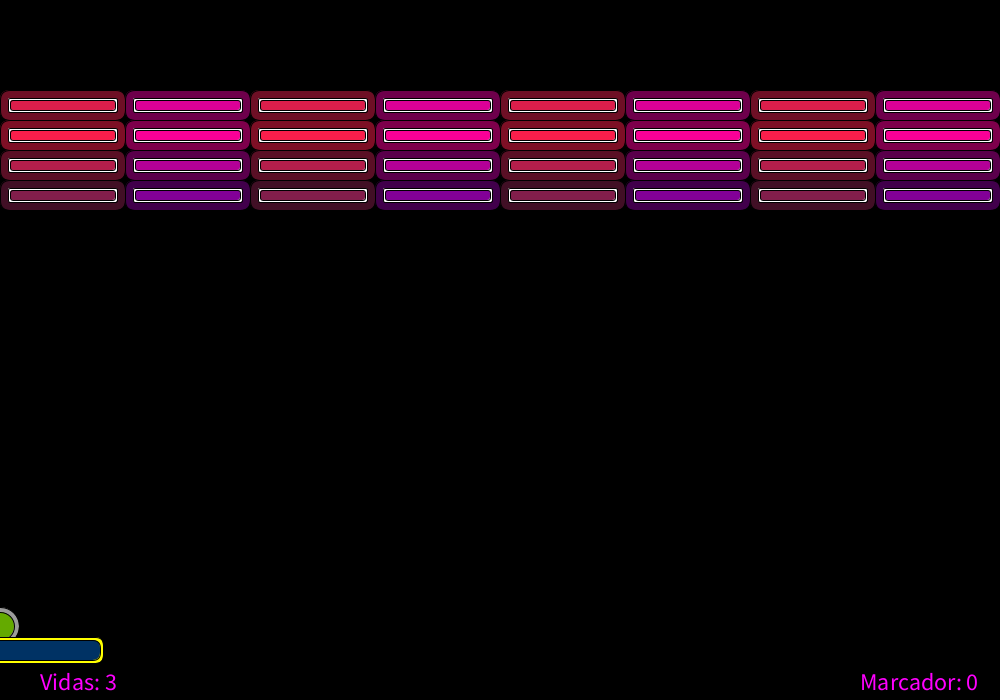
Frame 1 (no input)
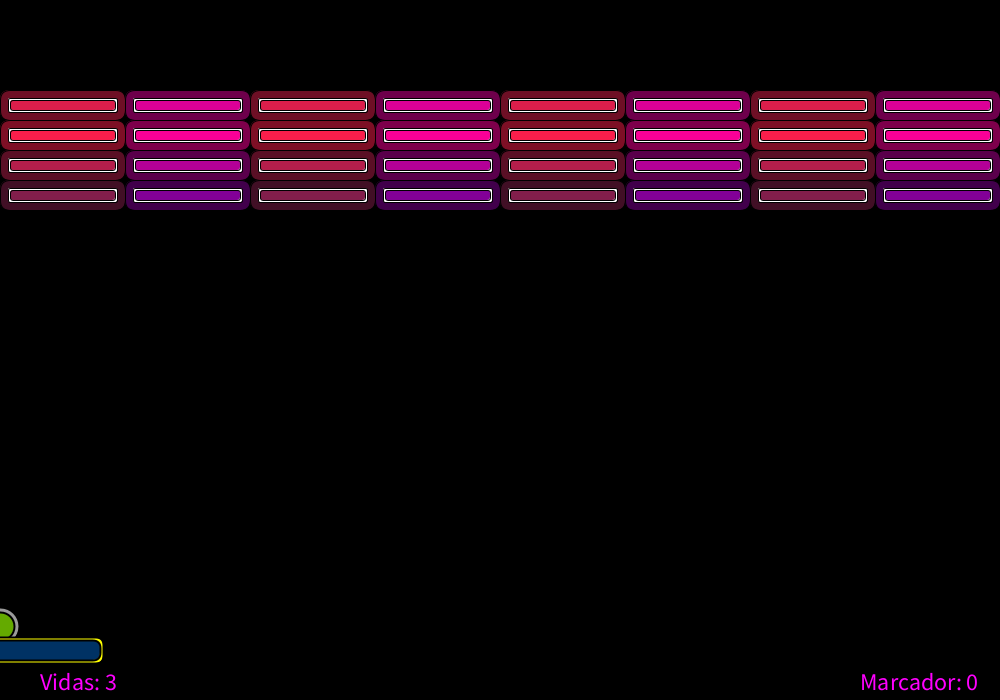
Frame 60 (the mouse pressed at the canvas centre just before this capture)
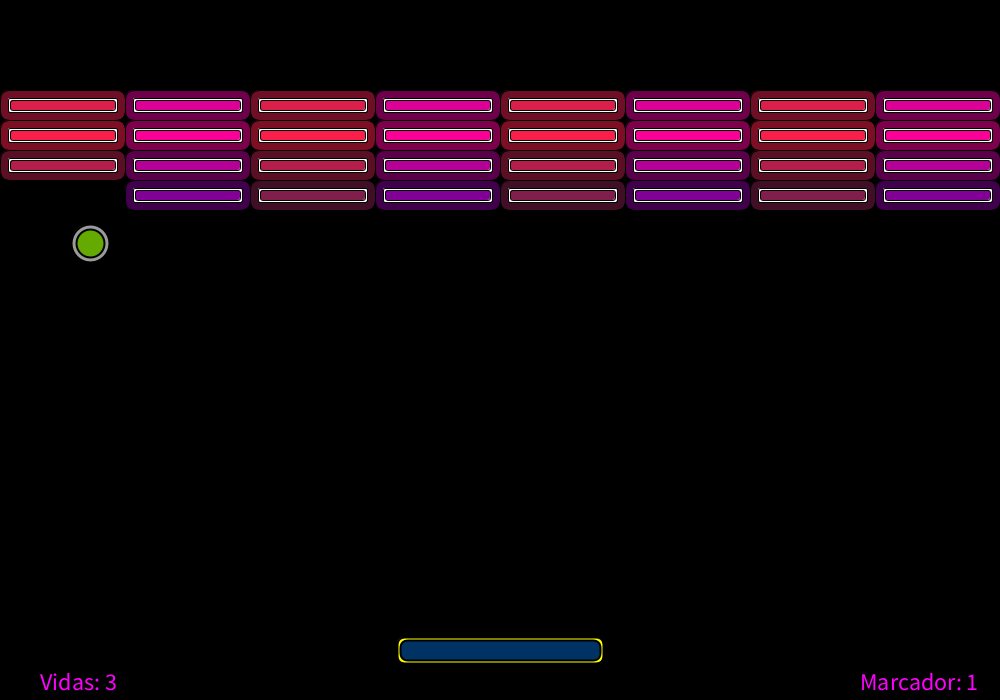
Frame 120 (the mouse held since frame 60 and released just before this capture)

The Processing sketch that drew these frames (run headless with seeded random() and noise(); from frame 60 on, the mouse is pressed at the canvas centre):

// Processing sketch: Breakout
// ── Breakout.pde
Ball ball;
Paddle paddle;
Block[][] block;
int rows, columns, score, lives, level;

void setup(){
  size(1000,700);
  textSize(24);
  level = 0;
  score=0;
  lives = 3;  
  rows = 4;
  columns = 8;
  makeLevel(columns, rows);
}

void draw(){
  background(0);
  ball.display();
  ball.checkPaddle(paddle);
  paddle.display();
  showBlocks(); 
  showLives();
  showScore();
  checkLevel();
}

void checkLevel(){
  if(clearBlocks()){
    level++;
    ball.canMove = false;
    ball.y = paddle.y - ball.d/2;
    fill(0);
    rect(190, height/2 + 130, 400, 30);
    rect(250, height/2 + 160, 400, 30);    
    fill(255,0,255);  
    text("Tu has limpiado todos los bloques" , 200, height/2+152);
    text("Click para continuar" , 260, height/2+182); 
    if(mousePressed){
      if(level%2==0){
        rows += 2;
      } else {
        columns += 2;
      }
      makeLevel(rows, columns);   
      ball.canMove = true;
    }
  }
}

void showScore(){
  strokeWeight(2);
  fill(255,0,255);
  text("Marcador: " + score, width - 140, height - 10); 
}
void showLives(){
  fill(255,0,255);  
  text("Vidas: " + lives, 40, height - 10);  
  if(lives == 0){
    fill(0);
    rect(190, height/2 + 130, 400, 30);
    rect(250, height/2 + 160, 400, 30);    
    fill(255,0,255);  
    text("Game over" , 200, height/2+152);
    text("Da click para continuar" , 260, height/2+182);    
  }
}

void showBlocks(){
  for(int i = 0; i < block.length; i++){
    for(int j = 0; j < block[0].length; j++){
      block[i][j].display();
      block[i][j].checkBall(ball);
    }
  }  
}

void makeLevel(int rows, int columns){
  ball = new Ball();
  paddle = new Paddle();
  block = new Block[rows][columns];
  for(int i = 0; i < block.length; i++){
    for(int j = 0; j < block[0].length; j++){
      block[i][j] = new Block(i,j+3,block.length);
    }
  }  
}

boolean clearBlocks(){
  for(int i = 0; i < block.length; i++){
    for(int j = 0; j < block[0].length; j++){
      if(block[i][j].status){
        return false;  
      }
    }
  }
  return true;
}

void mousePressed(){
  if(lives > 0){
    ball.y -= 5;
    ball.canMove = true; 
  } else {
    setup();
  }
}

// ── Ball.pde
public class Ball{
  private float x, Vx;
  private float y, Vy;
  private float d;
  private boolean canMove;
  private String edge;
    
  public Ball(){
    x = width/2;
    d = 28;  
    y = height - 60 - d/2;
    Vx = random(-5,5);
    Vy = -7;

  }
  
  public void display(){
    if(canMove){
      x += Vx;
      y += Vy;
      //checkWalls
      if(x < 5){
        Vx *= -1;
        x = 5;
      }      
      if(x > width-5){
        Vx *= -1;
        x = width-5;
      }
      if(y < 5){
        Vy *= -1;
      } else if (y > height - d/2){
        canMove = false;
        y = height - 60 - d/2;
        lives--;
      }
    } else {
      x = mouseX;
    }
    fill(155);
    ellipse(x,y,d+10,d+10);    
    fill(100,170,0);
    ellipse(x,y,d,d);
  }
  
  public void checkPaddle(Paddle pad){//cuando pega en la barra
      if(x > pad.x && x < pad.x + pad.w && y > pad.y - d/2 && y < pad.y+2){
        //Vy *= -1;
        Vx += (x - mouseX)/10;
       //CAP THE VX
        if (Vx > 8){
          Vx = 8;
        }
        if (Vx < -8){
          Vx = -8;
        }
        if(Vx < 0){
          Vy = -12 - Vx;
        } else {
          Vy = -12 + Vx;
        }
      } 

  }
}

// ── Block.pde
public class Block{
    private float x, y, w, h;
    private int numBlocks;  //CHANGED FROM EPISODE 3
    private boolean status;
    private int r, g, b;
    
    public Block(){
      x = 0;
      numBlocks = 8;
      y = 0;
      w = width / numBlocks;
      h = 30;
    }
    public Block(int col, int row, int theNumBlocks){
      numBlocks = theNumBlocks;
      w = width / numBlocks;
      h = 30;
      x = w * col;
      y = h * row;
      setColors(row, col);
      status = true;
    }
      
    public void setColors(int col, int row){
        b = 150;
        if(col%9==0){
          r = 70;
        } else if (col%9==1){
          r = 120;
        } else if (col%9==2){
          r = 160;
        } else if (col%9==3){
          r = 220;
        } else if (col%9==4){ 
          r = 250;
        } else if (col%9==5){
          r = 180;
        } else if (col%9==6){
          r = 130;
        } else if (col%9==7){
          r = 80;
        } else if (col%9==8){ 
          r = 43;
        }
        
        if(row%2==0){
          g = 30;
          b = 75;
        }
    }
    public void display(){
      stroke(0);
      strokeWeight(1);
      fill(r/2,g/2,b/2);
      if(status){
        rect(x,y, w, h, 10);
        fill(255,255,255);
        rect(x+8, y+8, w-16, h-16, 2);
        fill(r,g,b);
        rect(x+10, y+10, w-20, h-20, 3);
        
      }
    }
    
    public void checkBall(Ball ball){//choque con bloques
       if(status){
         //Bottom
         if(ball.x > x && ball.x < x+w && ball.y < (y+h+ball.d/2)&& ball.y>y+h){
           ball.Vy*=-1;
           status=false;
           score++;
         }
         //Top
         if(ball.x > x && ball.x < x+w && ball.y > y-ball.d/2 && ball.y < y){
           ball.Vy*=-1;
           status=false;
           score++;
         }
         //Left
         if(ball.x > x - ball.d/2 && ball.y > y && ball.y < y+h && ball.x < x){
           ball.Vx*=-1;
           status=false;
           score++;
         }
         //Right
         if(ball.x > x+w  && ball.y > y && ball.y < y+h && ball.x<x+w+ball.d/2){
           ball.Vx*=-1;
           status=false;
           score++;
         }                
       }
      
    }
}

// ── Paddle.pde
public class Paddle{
   //Variables (x,y, width, height (rectangle))
   private float x, y, w, h;
   
   public Paddle(){
     x = width/2;
     y = height - 60;
     w = 200;
     h = 20;
   }
   
   public void display(){
    
     x = mouseX - w/2;  //CHANGED FROM EPISODE 3
     fill(255,255,0); //
     rect(x-3,y-3,w+6,h+6,8);     
     fill(0,50,100);
     rect(x,y,w,h,8);
     stroke(155,0,55);
     strokeWeight(3);     
     //line(x+3,y+h/2,x+w-3,y+h/2);
     //line(x+w/3, y+2, x+w/3, y+h-2);
     //line(x+2*w/3, y+2, x+2*w/3, y+h-2); 
   }
  
  
}
